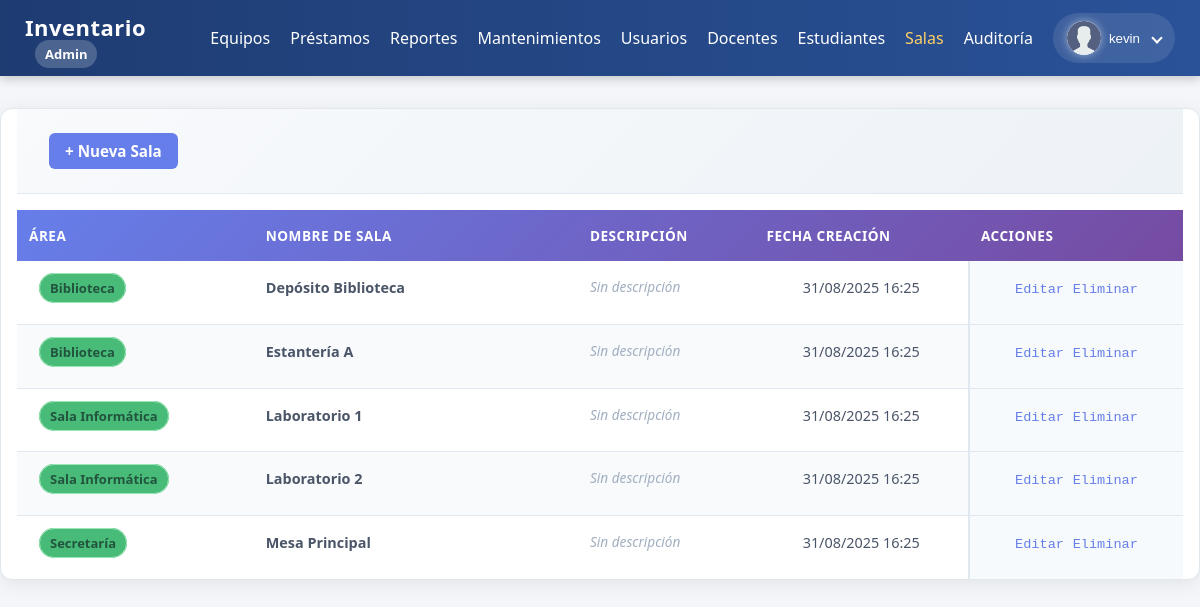
Page /public/salas.php (signed in) on the earlier database version.
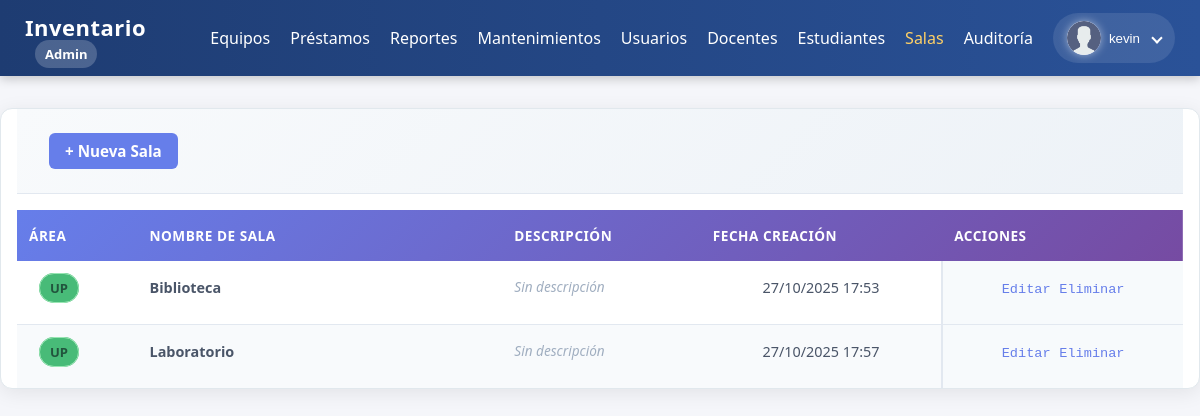
Same page on the later database version.
### tables this page shows
CREATE TABLE `salas` (
  `id` int(11) NOT NULL,
  `area_id` int(11) NOT NULL,
  `nombre` varchar(120) NOT NULL,
  `descripcion` text DEFAULT NULL,
  `creado_en` timestamp NOT NULL DEFAULT current_timestamp()
);

CREATE TABLE `areas` (
  `id` int(11) NOT NULL,
  `nombre` varchar(80) NOT NULL,
  `creado_en` timestamp NOT NULL DEFAULT current_timestamp()
);

### public/salas.php (the view, shortened to what this page needs)
<?php
require __DIR__ . '/../init.php';
$stmt = $mysqli->query("
  SELECT
    s.id,
    s.nombre,
    s.descripcion,
    s.creado_en,
    a.nombre AS area_nombre
  FROM salas s
  INNER JOIN areas a ON s.area_id = a.id
  ORDER BY a.nombre, s.nombre
");
$rows = $stmt->fetch_all(MYSQLI_ASSOC);
?>
<!doctype html>
<html lang="es">
<head>
  <link rel="stylesheet" href="../css/tabla_equipos_index.css">
</head>
<body>
  <?php include __DIR__ . '/navbar.php'; ?>
  <div class="container">
    <div class="actions">
      <a class="btn" href="/inventario_uni/public/salas_registro.php">+ Nueva Sala</a>
    </div>
    <table>
      <thead>
        <tr>
          <th>Área</th>
          <th>Nombre de Sala</th>
          <th>Descripción</th>
          <th>Fecha Creación</th>
          <th>Acciones</th>
        </tr>
      </thead>
      <tbody>
        <?php if (!$rows): ?>
          <tr>
            <td colspan="5" class="muted">No hay salas registradas.</td>
          </tr>
        <?php else: ?>
          <?php foreach ($rows as $r): ?>
            <tr>
              <td data-label="Área">
                <span class="badge ok"><?= htmlspecialchars($r['area_nombre']) ?></span>
              </td>
              <td data-label="Nombre de Sala">
                <strong><?= htmlspecialchars($r['nombre']) ?></strong>
              </td>
              <td data-label="Descripción">
                <?= $r['descripcion'] ? htmlspecialchars($r['descripcion']) : '<span style="color: #a0aec0; font-style: italic;">Sin descripción</span>' ?>
              </td>
              <td data-label="Fecha Creación">
                <?= date('d/m/Y H:i', strtotime($r['creado_en'])) ?>
              </td>
              <td data-label="Acciones">
                <a class="btn btn-sm" href="/inventario_uni/public/salas_editar_form.php?id=<?= $r['id'] ?>">Editar</a>
                <a class="btn btn-sm btn-danger"
                   href="/inventario_uni/public/salas_eliminar.php?id=<?= $r['id'] ?>"
                   onclick="return confirm('¿Seguro que deseas eliminar esta sala?\n\nNota: Solo se puede eliminar si no tiene equipos asociados.');">
                  Eliminar
                </a>
              </td>
            </tr>
          <?php endforeach; ?>
        <?php endif; ?>
      </tbody>
    </table>
  </div>
</body>
</html>

Differences in the rows shown:
removed salas: area.nombre "Biblioteca", nombre "Depósito Biblioteca", shows "Sin descripción", creado_en "31/08/2025 16:25"
removed salas: area.nombre "Sala Informática", nombre "Laboratorio 1", shows "Sin descripción", creado_en "31/08/2025 16:25"
removed salas: area.nombre "Sala Informática", nombre "Laboratorio 2", shows "Sin descripción", creado_en "31/08/2025 16:25"
removed salas: area.nombre "Secretaría", nombre "Mesa Principal", shows "Sin descripción", creado_en "31/08/2025 16:25"
changed salas "Biblioteca": area.nombre "Biblioteca" → "UP"; nombre "Estantería A" → "Biblioteca"; creado_en "31/08/2025 16:25" → "27/10/2025 17:53"
added salas: area.nombre "UP", nombre "Laboratorio", descripcion "Sin descripción", creado_en "27/10/2025 17:57"
